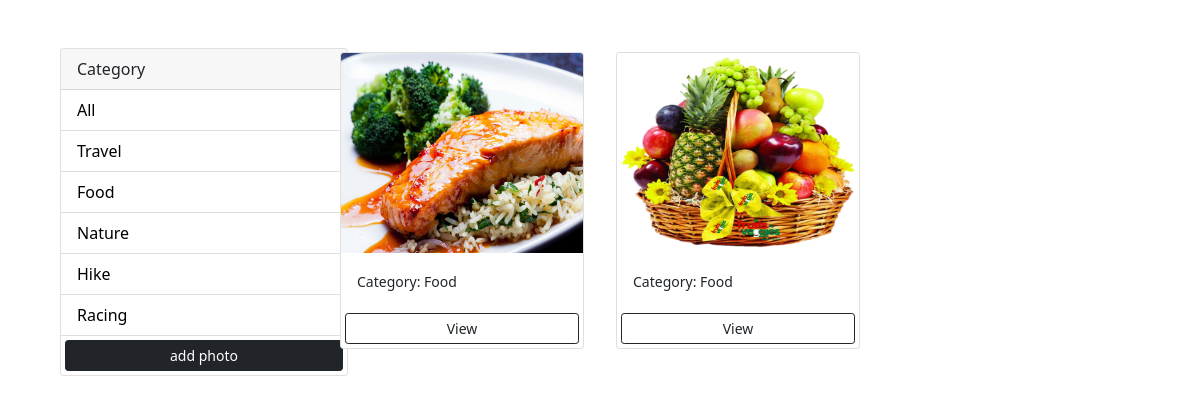
The app's page /?category=Food with its own data.
### photos/models.py (models this page shows, shortened)
class Category(models.Model):
    name = models.CharField(max_length=100,null=False, blank=False)

class Photo(models.Model):
    category = models.ForeignKey(Category,on_delete=models.SET_NULL,null=True,blank=True)
    image = models.ImageField(null=False, blank=False)
    description = models.TextField(max_length=500,null=False, blank=False)

### photos/views.py (the view)
# urls.py: path('',views.gallery,name='gallery'),
def gallery(request):
    category = request.GET.get('category')
    if category is None:
        photos = Photo.objects.all()
    else:
        photos = Photo.objects.filter(category__name__contains = category)
    categories = Category.objects.all()
    context = {'categories': categories,'photos': photos}
    return render(request, 'photos/gallery.html', context)

### photos/templates/photos/gallery.html (shortened to what this page needs)
<!DOCTYPE html>
<html lang="en">
<head>
    <link href="https://cdn.jsdelivr.net/npm/bootstrap@5.0.2/dist/css/bootstrap.min.css" rel="stylesheet">
    {% load static %}
      <link rel="stylesheet" href="{% static 'css/main.css' %}">
</head>
<body class="m-5">
    <div class="container">
       <div class="row">
           <div class="col-md-3">
            <div class="card" style="width: 18rem;">
                <div class="card-header">
                  Category
                </div>
                <ul class="list-group list-group-flush " id="ul">
                  <li class="list-group-item">
                      <a href="{% url 'gallery' %}" id="links">All</a>
                  </li>
                  {% for category in categories %}
                  <li class="list-group-item">
                      <a href="{% url 'gallery' %}?category={{ category.name }}">{{ category.name}}</a>
                  </li>
                  {% endfor %}
                    <a class="btn btn-dark btn-block btn-sm m-1" href="{% url 'add' %}">add photo</a>
                </ul>
              </div>
           </div>
           <div class="col-md-9">
                <div class="row">
                    {% for photo in photos %}
                    <div class="col-md-4">
                        <div class="card m-1" id="card">
                            <img src="{{  photo.image.url }}" class="card-img-top" alt="..." style="width: 100%;">
                            <div class="card-body">
                                <small>Category: {{photo.category.name}}</small>
                            </div>
                            <a class="btn btn-outline-dark btn-sm m-1" href="{% url 'photo' photo.id %}">View</a>
                          </div>
                    </div>
                    {% empty %}
                    <h3>no photos...</h3>
                    {% endfor %}
                </div>
           </div>
       </div>
    </div>
</body>
</html>

### photos/static/css/main.css (style rules this page uses)
.card-img-top { height: 200px; width: 100%; }
.list-group-item a { text-decoration: none; color: black !important; }

### records on screen
Category: name "Travel"
Category: name "Food"
Category: name "Nature"
Category: name "Hike"
Category: name "Racing"
Photo: image (picture), category.name "Food"
Photo: image (picture), category.name "Food"
